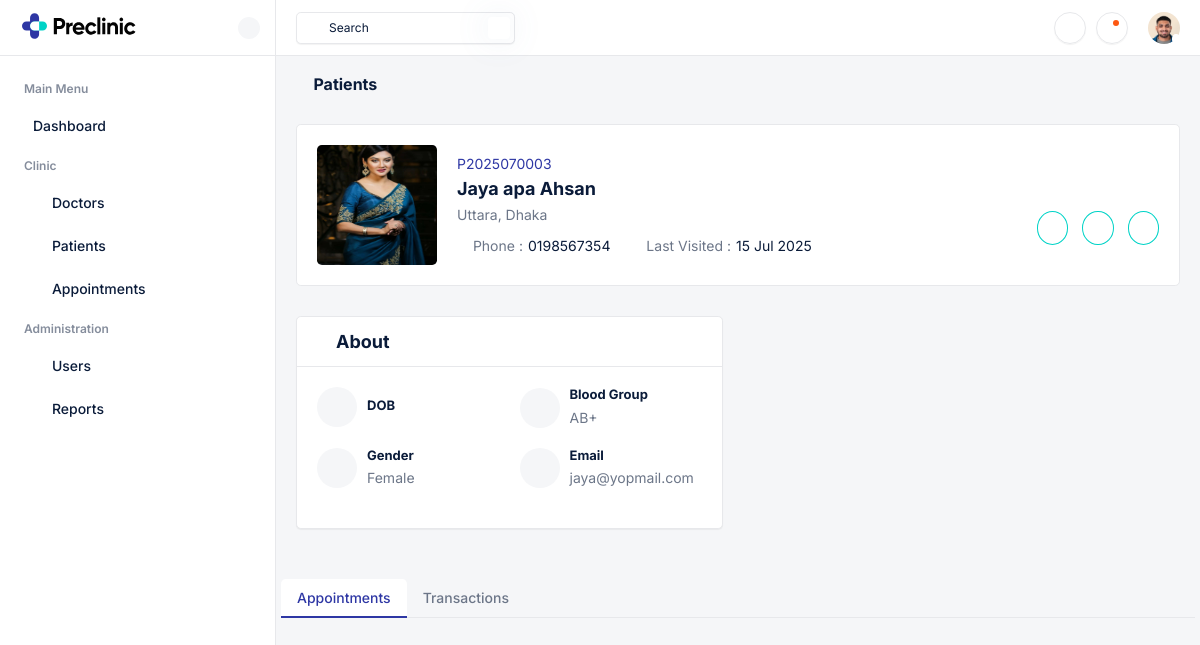
The app's page /patients/3/ (signed in) with its own data.
### DRS/models.py (models this page shows, shortened)
class Patient(models.Model):
    GENDER_CHOICES = [
        ('M', 'Male'),
        ('F', 'Female'),
        ('O', 'Other'),
    ]
    BLOOD_GROUP_CHOICES = [
        ('A+', 'A+'), ('A-', 'A-'),
        ('B+', 'B+'), ('B-', 'B-'),
        ('AB+', 'AB+'), ('AB-', 'AB-'),
        ('O+', 'O+'), ('O-', 'O-'),
    ]
    patient_id = models.CharField(max_length=20, unique=True)
    first_name = models.CharField(max_length=50)
    last_name = models.CharField(max_length=50)
    email = models.EmailField(unique=True)
    phone_regex = RegexValidator(
        regex=r'^\+?1?\d{9,11}$',
        message="Phone number must be entered in the format: '+880123456789'. Up to 11 digits allowed."
    )
    phone_number = models.CharField(validators=[phone_regex], max_length=11)
    address = models.TextField()
    gender = models.CharField(max_length=1, choices=GENDER_CHOICES)
    blood_group = models.CharField(max_length=3, choices=BLOOD_GROUP_CHOICES, blank=True)
    emergency_contact = models.CharField(max_length=17, blank=True)
    image = models.ImageField(upload_to='patient_images/', blank=True, null=True)
    created_at = models.DateTimeField(auto_now_add=True)
    updated_at = models.DateTimeField(auto_now=True)
    def get_full_name(self):
        return f"{self.first_name} {self.last_name}"

### DRS/views.py (the view)
# urls.py: path('patients/<int:patient_id>/',      patient_detail, name='patient_detail'),
@login_required
def patient_detail(request, patient_id):
    if request.user.role not in ['doctor', 'receptionist']:
        messages.error(request, 'Access denied.')
        return redirect('login')
    patient = get_object_or_404(Patient, id=patient_id)
    return render(request, 'clinic/patient_detail.html', {'patient': patient})

### templates/clinic/patient_detail.html (shortened to what this page needs)
{% extends 'clinic/base.html' %}
{% load static %}
{% block content %}
<div class="main-wrapper">
  {% include 'clinic/header.html' %}
  <div class="page-wrapper">
    <div class="content">
      <div class="mb-4">
        <h6 class="fw-bold mb-0">
          <a href="{% url 'patient_list' %}" class="text-dark">
            <i class="ti ti-chevron-left me-1"></i>Patients
          </a>
        </h6>
      </div>
      <div class="card mb-4">
        <div class="row align-items-end g-0">
          <div class="col-lg-9">
            <div class="d-flex align-items-center p-3 position-relative">
              {% if patient.image %}
                <a class="avatar avatar-xxxl patient-avatar me-3 flex-shrink-0">
                  <img src="{{ patient.image.url }}" alt="{{ patient.get_full_name }}" class="rounded">
                </a>
              {% else %}
                <span class="avatar avatar-xxxl bg-secondary text-white me-3 flex-shrink-0 d-flex align-items-center justify-content-center">
                  <i class="ti ti-user fs-1"></i>
                </span>
              {% endif %}
              <div>
                <p class="text-primary mb-1">{{ patient.patient_id }}</p>
                <h5 class="mb-1">
                  <a href="#" class="fw-bold text-dark">{{ patient.get_full_name }}</a>
                </h5>
                <p class="mb-0">{{ patient.address }}</p>
                <div class="d-flex align-items-center flex-wrap mt-2">
                  <p class="mb-0 d-inline-flex align-items-center me-3">
                    <i class="ti ti-phone me-1 text-dark"></i>Phone :
                    <span class="text-dark ms-1">{{ patient.phone_number }}</span>
                  </p>
                  <p class="mb-0 d-inline-flex align-items-center">
                    <i class="ti ti-calendar-time me-1 text-dark"></i>Last Visited :
                    <span class="text-dark ms-1">{{ patient.updated_at|date:"d M Y" }}</span>
                  </p>
                </div>
              </div>
            </div>
          </div>
          <div class="col-lg-3 text-lg-end p-3">
            <div class="mb-3">
              <a href="#" class="btn btn-outline-secondary rounded-circle me-2 p-2">
                <i class="ti ti-phone"></i>
              </a>
              <a href="#" class="btn btn-outline-secondary rounded-circle me-2 p-2">
                <i class="ti ti-message-circle"></i>
              </a>
              <a href="#" class="btn btn-outline-secondary rounded-circle p-2">
                <i class="ti ti-video"></i>
              </a>
            </div>
          </div>
        </div>
      </div>
      <div class="row g-4">
        <div class="col-xl-6">
          <div class="card shadow-sm">
            <div class="card-header">
              <h5 class="fw-bold mb-0"><i class="ti ti-user-star me-1"></i>About</h5>
            </div>
            <div class="card-body">
              <div class="row">
                <div class="col-sm-6 mb-3">
                  <div class="d-flex align-items-center">
                    <span class="avatar rounded-circle bg-light text-dark me-2"><i class="ti ti-calendar-event fs-5"></i></span>
                    <div>
                      <h6 class="fs-13 fw-bold mb-1">DOB</h6>
                    </div>
                  </div>
                </div>
                <div class="col-sm-6 mb-3">
                  <div class="d-flex align-items-center">
                    <span class="avatar rounded-circle bg-light text-dark me-2"><i class="ti ti-droplet fs-5"></i></span>
                    <div>
                      <h6 class="fs-13 fw-bold mb-1">Blood Group</h6>
                      <p class="mb-0">{{ patient.get_blood_group_display }}</p>
                    </div>
                  </div>
                </div>
                <div class="col-sm-6 mb-3">
                  <div class="d-flex align-items-center">
                    <span class="avatar rounded-circle bg-light text-dark me-2"><i class="ti ti-gender-male fs-5"></i></span>
                    <div>
                      <h6 class="fs-13 fw-bold mb-1">Gender</h6>
                      <p class="mb-0">{{ patient.get_gender_display }}</p>
                    </div>
                  </div>
                </div>
                <div class="col-sm-6 mb-3">
                  <div class="d-flex align-items-center">
                    <span class="avatar rounded-circle bg-light text-dark me-2"><i class="ti ti-mail fs-5"></i></span>
                    <div>
                      <h6 class="fs-13 fw-bold mb-1">Email</h6>
                      <p class="mb-0 text-break">{{ patient.email }}</p>
                    </div>
                  </div>
                </div>
              </div>
            </div>
          </div>
        </div>
      <ul class="nav nav-tabs nav-bordered mb-3">
        <li class="nav-item"><a href="#appointments" data-bs-toggle="tab" class="nav-link active">Appointments</a></li>
        <li class="nav-item"><a href="#transactions" data-bs-toggle="tab" class="nav-link">Transactions</a></li>
      </ul>
    </div>
  </div>
</div>
{% endblock %}

### records on screen
Patient: image (picture), patient_id "P2025070003", get_full_name "Jaya apa Ahsan", address "Uttara, Dhaka", phone_number "0198567354", updated_at "15 Jul 2025", blood_group "AB+", gender "Female", email "jaya@yopmail.com"
